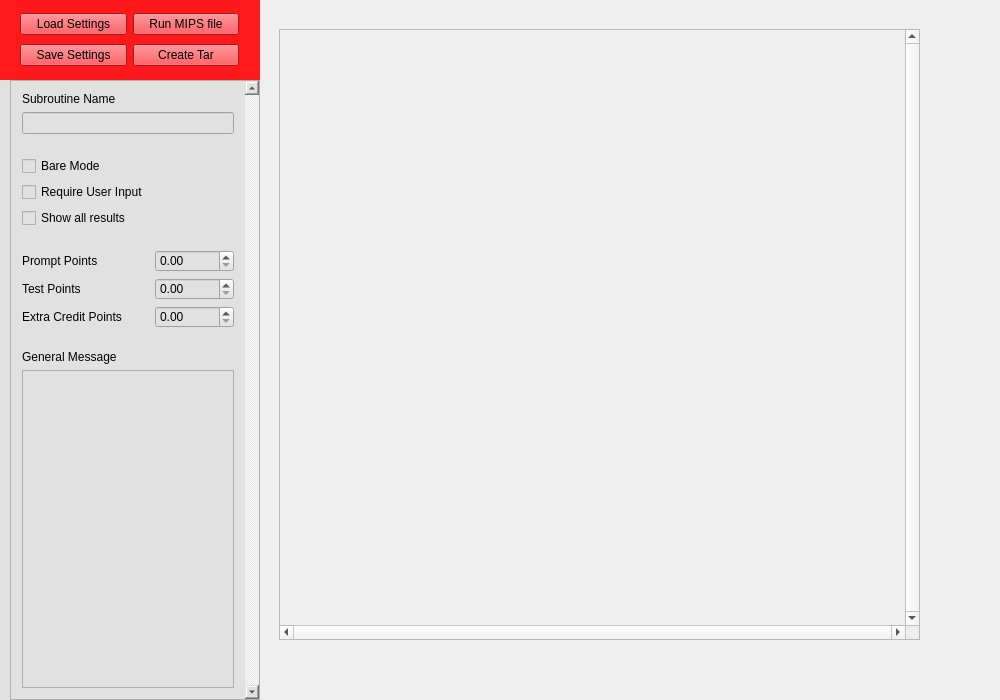
<?xml version="1.0" encoding="UTF-8"?>
<ui version="4.0">
 <class>MainWindow</class>
 <widget class="QMainWindow" name="MainWindow">
  <property name="enabled">
   <bool>true</bool>
  </property>
  <property name="geometry">
   <rect>
    <x>0</x>
    <y>0</y>
    <width>1000</width>
    <height>700</height>
   </rect>
  </property>
  <property name="windowTitle">
   <string>MainWindow</string>
  </property>
  <widget class="QWidget" name="centralWidget">
   <widget class="QFrame" name="frame">
    <property name="geometry">
     <rect>
      <x>0</x>
      <y>0</y>
      <width>260</width>
      <height>700</height>
     </rect>
    </property>
    <property name="sizePolicy">
     <sizepolicy hsizetype="Preferred" vsizetype="Preferred">
      <horstretch>0</horstretch>
      <verstretch>255</verstretch>
     </sizepolicy>
    </property>
    <property name="styleSheet">
     <string notr="true">background-color: rgb(225, 225, 225);</string>
    </property>
    <widget class="QFrame" name="frame_2">
     <property name="geometry">
      <rect>
       <x>0</x>
       <y>0</y>
       <width>260</width>
       <height>80</height>
      </rect>
     </property>
     <property name="styleSheet">
      <string notr="true">background-color: rgb(255, 25, 29);</string>
     </property>
     <widget class="QWidget" name="gridLayoutWidget">
      <property name="geometry">
       <rect>
        <x>9</x>
        <y>-1</y>
        <width>241</width>
        <height>81</height>
       </rect>
      </property>
      <layout class="QGridLayout" name="gridLayout">
       <item row="0" column="0">
        <widget class="QPushButton" name="loadSettings">
         <property name="text">
          <string>Load Settings</string>
         </property>
        </widget>
       </item>
       <item row="0" column="1">
        <widget class="QPushButton" name="RunMips">
         <property name="text">
          <string>Run MIPS file</string>
         </property>
        </widget>
       </item>
       <item row="1" column="0">
        <widget class="QPushButton" name="SaveSettings">
         <property name="text">
          <string>Save Settings</string>
         </property>
        </widget>
       </item>
       <item row="1" column="1">
        <widget class="QPushButton" name="CreateTar">
         <property name="text">
          <string>Create Tar</string>
         </property>
        </widget>
       </item>
      </layout>
     </widget>
    </widget>
    <widget class="QScrollArea" name="scrollArea">
     <property name="geometry">
      <rect>
       <x>10</x>
       <y>80</y>
       <width>250</width>
       <height>620</height>
      </rect>
     </property>
     <property name="sizePolicy">
      <sizepolicy hsizetype="Preferred" vsizetype="Preferred">
       <horstretch>0</horstretch>
       <verstretch>255</verstretch>
      </sizepolicy>
     </property>
     <property name="sizeIncrement">
      <size>
       <width>0</width>
       <height>0</height>
      </size>
     </property>
     <property name="layoutDirection">
      <enum>Qt::LeftToRight</enum>
     </property>
     <property name="verticalScrollBarPolicy">
      <enum>Qt::ScrollBarAlwaysOn</enum>
     </property>
     <property name="horizontalScrollBarPolicy">
      <enum>Qt::ScrollBarAsNeeded</enum>
     </property>
     <property name="sizeAdjustPolicy">
      <enum>QAbstractScrollArea::AdjustToContents</enum>
     </property>
     <property name="widgetResizable">
      <bool>true</bool>
     </property>
     <widget class="QWidget" name="scrollAreaWidgetContents">
      <property name="geometry">
       <rect>
        <x>0</x>
        <y>0</y>
        <width>234</width>
        <height>618</height>
       </rect>
      </property>
      <property name="sizePolicy">
       <sizepolicy hsizetype="Preferred" vsizetype="Preferred">
        <horstretch>0</horstretch>
        <verstretch>255</verstretch>
       </sizepolicy>
      </property>
      <layout class="QFormLayout" name="formLayout_2">
       <item row="0" column="0">
        <widget class="QLabel" name="label">
         <property name="text">
          <string>Subroutine Name</string>
         </property>
        </widget>
       </item>
       <item row="2" column="0">
        <spacer name="verticalSpacer_2">
         <property name="orientation">
          <enum>Qt::Vertical</enum>
         </property>
         <property name="sizeType">
          <enum>QSizePolicy::Fixed</enum>
         </property>
         <property name="sizeHint" stdset="0">
          <size>
           <width>20</width>
           <height>10</height>
          </size>
         </property>
        </spacer>
       </item>
       <item row="3" column="0">
        <widget class="QCheckBox" name="BareMode">
         <property name="text">
          <string>Bare Mode</string>
         </property>
        </widget>
       </item>
       <item row="4" column="0">
        <widget class="QCheckBox" name="RequireUserInput">
         <property name="text">
          <string>Require User Input</string>
         </property>
        </widget>
       </item>
       <item row="5" column="0">
        <widget class="QCheckBox" name="ShowAll">
         <property name="text">
          <string>Show all results</string>
         </property>
        </widget>
       </item>
       <item row="6" column="0">
        <spacer name="verticalSpacer">
         <property name="orientation">
          <enum>Qt::Vertical</enum>
         </property>
         <property name="sizeType">
          <enum>QSizePolicy::Fixed</enum>
         </property>
         <property name="sizeHint" stdset="0">
          <size>
           <width>20</width>
           <height>10</height>
          </size>
         </property>
        </spacer>
       </item>
       <item row="7" column="0">
        <widget class="QLabel" name="label_2">
         <property name="text">
          <string>Prompt Points</string>
         </property>
        </widget>
       </item>
       <item row="7" column="1">
        <widget class="QDoubleSpinBox" name="PromptPoints"/>
       </item>
       <item row="8" column="0">
        <widget class="QLabel" name="label_3">
         <property name="text">
          <string>Test Points</string>
         </property>
        </widget>
       </item>
       <item row="8" column="1">
        <widget class="QDoubleSpinBox" name="TestPoints"/>
       </item>
       <item row="9" column="0">
        <widget class="QLabel" name="label_4">
         <property name="text">
          <string>Extra Credit Points</string>
         </property>
        </widget>
       </item>
       <item row="9" column="1">
        <widget class="QDoubleSpinBox" name="EC_TestPoints"/>
       </item>
       <item row="11" column="0">
        <spacer name="verticalSpacer_3">
         <property name="orientation">
          <enum>Qt::Vertical</enum>
         </property>
         <property name="sizeType">
          <enum>QSizePolicy::Fixed</enum>
         </property>
         <property name="sizeHint" stdset="0">
          <size>
           <width>20</width>
           <height>10</height>
          </size>
         </property>
        </spacer>
       </item>
       <item row="12" column="0">
        <widget class="QLabel" name="label_5">
         <property name="text">
          <string>General Message</string>
         </property>
        </widget>
       </item>
       <item row="13" column="0" colspan="2">
        <widget class="QTextEdit" name="textEdit">
         <property name="sizePolicy">
          <sizepolicy hsizetype="Expanding" vsizetype="Minimum">
           <horstretch>0</horstretch>
           <verstretch>190</verstretch>
          </sizepolicy>
         </property>
        </widget>
       </item>
       <item row="1" column="0" colspan="2">
        <widget class="QLineEdit" name="lineEdit"/>
       </item>
      </layout>
     </widget>
    </widget>
   </widget>
   <widget class="QScrollArea" name="testScroll">
    <property name="geometry">
     <rect>
      <x>279</x>
      <y>29</y>
      <width>641</width>
      <height>611</height>
     </rect>
    </property>
    <property name="verticalScrollBarPolicy">
     <enum>Qt::ScrollBarAlwaysOn</enum>
    </property>
    <property name="horizontalScrollBarPolicy">
     <enum>Qt::ScrollBarAlwaysOn</enum>
    </property>
    <property name="widgetResizable">
     <bool>true</bool>
    </property>
    <widget class="QWidget" name="testScrollArea">
     <property name="geometry">
      <rect>
       <x>0</x>
       <y>0</y>
       <width>625</width>
       <height>595</height>
      </rect>
     </property>
     <layout class="QVBoxLayout" name="verticalLayout_5">
      <item>
       <layout class="QVBoxLayout" name="allTests"/>
      </item>
     </layout>
    </widget>
   </widget>
  </widget>
 </widget>
 <layoutdefault spacing="6" margin="11"/>
 <resources/>
 <connections/>
</ui>
